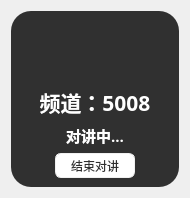
<?xml version="1.0" encoding="UTF-8"?>
<ui version="4.0">
 <class>FormShow</class>
 <widget class="QWidget" name="FormShow">
  <property name="enabled">
   <bool>true</bool>
  </property>
  <property name="geometry">
   <rect>
    <x>0</x>
    <y>0</y>
    <width>190</width>
    <height>188</height>
   </rect>
  </property>
  <property name="windowTitle">
   <string>Form</string>
  </property>
  <property name="styleSheet">
   <string notr="true"/>
  </property>
  <layout class="QHBoxLayout" name="horizontalLayout_2">
   <item>
    <widget class="QWidget" name="widget" native="true">
     <property name="styleSheet">
      <string notr="true">QWidget#widget{ 
	border-radius:20px;
	background-color: rgba(0, 0, 0, 0.8);
}
</string>
     </property>
     <layout class="QVBoxLayout" name="verticalLayout">
      <item>
       <widget class="QLabel" name="label">
        <property name="minimumSize">
         <size>
          <width>0</width>
          <height>60</height>
         </size>
        </property>
        <property name="text">
         <string/>
        </property>
        <property name="pixmap">
         <pixmap resource="img.qrc">:/speaks.png</pixmap>
        </property>
        <property name="alignment">
         <set>Qt::AlignCenter</set>
        </property>
       </widget>
      </item>
      <item>
       <widget class="QLabel" name="label_channel">
        <property name="font">
         <font>
          <family>微软雅黑</family>
          <pointsize>16</pointsize>
          <weight>75</weight>
          <bold>true</bold>
         </font>
        </property>
        <property name="styleSheet">
         <string notr="true">color: #FFFFFF;</string>
        </property>
        <property name="text">
         <string>频道：5008</string>
        </property>
        <property name="alignment">
         <set>Qt::AlignCenter</set>
        </property>
       </widget>
      </item>
      <item>
       <widget class="QLabel" name="label_2">
        <property name="font">
         <font>
          <family>微软雅黑</family>
          <pointsize>11</pointsize>
          <weight>75</weight>
          <bold>true</bold>
         </font>
        </property>
        <property name="styleSheet">
         <string notr="true">color: #FFFFFF;</string>
        </property>
        <property name="text">
         <string>对讲中...</string>
        </property>
        <property name="alignment">
         <set>Qt::AlignCenter</set>
        </property>
       </widget>
      </item>
      <item>
       <layout class="QHBoxLayout" name="horizontalLayout">
        <item>
         <spacer name="horizontalSpacer">
          <property name="orientation">
           <enum>Qt::Horizontal</enum>
          </property>
          <property name="sizeHint" stdset="0">
           <size>
            <width>40</width>
            <height>20</height>
           </size>
          </property>
         </spacer>
        </item>
        <item>
         <widget class="QPushButton" name="pushButton">
          <property name="minimumSize">
           <size>
            <width>80</width>
            <height>25</height>
           </size>
          </property>
          <property name="maximumSize">
           <size>
            <width>80</width>
            <height>25</height>
           </size>
          </property>
          <property name="styleSheet">
           <string notr="true">QPushButton
{
	border:1px solid rgb(102, 102, 102); 
	font:75 14px &quot;微软雅黑&quot;;
	background-color:#FFFFFF;
	color: #2F2F2F;
    border:1px solid  #F0F0F0;
	border-width:1px;
	border-radius:6px;
}
 
QPushButton:pressed
{ 
	background-color:#D0D0D0;
}</string>
          </property>
          <property name="text">
           <string>结束对讲</string>
          </property>
         </widget>
        </item>
        <item>
         <spacer name="horizontalSpacer_2">
          <property name="orientation">
           <enum>Qt::Horizontal</enum>
          </property>
          <property name="sizeHint" stdset="0">
           <size>
            <width>40</width>
            <height>20</height>
           </size>
          </property>
         </spacer>
        </item>
       </layout>
      </item>
     </layout>
    </widget>
   </item>
  </layout>
 </widget>
 <resources>
  <include location="img.qrc"/>
 </resources>
 <connections/>
</ui>
